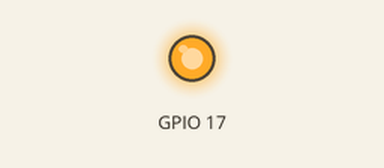
This program was run on a simulated Raspberry Pi (BCM pin numbers), started with the arguments 3 17. On the bench: output pins drawn as LEDs (lit = HIGH). The clock reads 2024-03-15 10:24:30 at power-on unless the program sets it; what the program prints to the terminal is not drawn.

Above: at 1.5 s.
At 4.5 s:
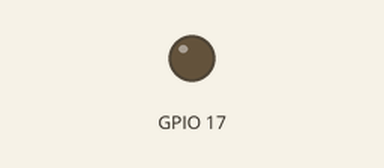
Timing chart, 0 to 7.8 s (numbered marks = the images above):
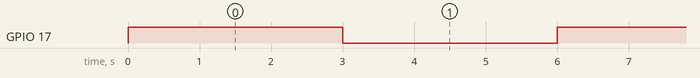

The program:

knipper.py
```python
#!/usr/bin/python
# importeer argparse om commandline argumenten te lezen
import argparse, logging
# importeer de GPIO bibliotheek.
import RPi.GPIO as GPIO
# Importeer de time biblotheek voor tijdfuncties.
from time import sleep

# help info
parser = argparse.ArgumentParser(description='Laat het lampje knipperen.')
parser.add_argument('waittime', type=float, help='aan/uit tijd (bijvoorbeeld 0.3)')
parser.add_argument('pin', help='GPIO pin nummer', type=int)
parser.add_argument('-v', '--verbose', help="increase output verbosity",
                    action="store_true")
args = parser.parse_args()

# set log level
if (args.verbose):
  logging.basicConfig(level=logging.DEBUG)
else:
  logging.basicConfig(level=logging.INFO)

# Deze methode kijkt of de pin hoog of laag is, en draait dat om
def togglepin(pin):
  if GPIO.input(pin):
    logging.debug('Zet de pin ' + str(pin) + ' uit/0/false.')
    GPIO.output(pin, GPIO.LOW)
  else:
    logging.debug('Zet de pin ' + str(pin) + ' aan/1/true.')
    GPIO.output(pin, GPIO.HIGH)

# De main loop van het programma
def main():

  # set variabelen
  ledpin = args.pin
  waittime = args.waittime
  logging.info('Knipper led op pin: ' + str(ledpin))
  logging.debug('met interval: ' + str(waittime))

  # Zet de pinmode op Broadcom SOC.
  GPIO.setmode(GPIO.BCM)
  # Zet waarschuwingen uit.
  GPIO.setwarnings(False)

  # Zet de GPIO pin als uitgang.
  GPIO.setup(ledpin, GPIO.OUT)

  try:
    while True:
      # toggle de led.
      togglepin(ledpin)
      # Wacht een seconde.
      sleep(waittime)

  except KeyboardInterrupt:
    # GPIO netjes afsluiten.
    logging.info('Stop programma')
    GPIO.cleanup()

# run de main loop van het programma
if __name__ == "__main__":
   main()
```

Measured:
- by itself, GPIO 17: alternates HIGH for 3.0 s and LOW for 3.0 s
